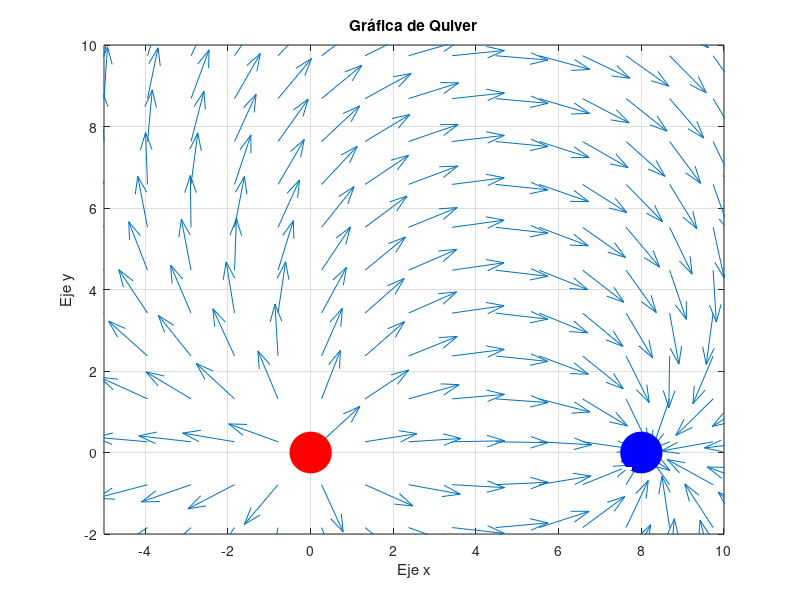

The MATLAB source for this figure:
clc; clear; close all

%Inicializamos Variables y Constantes
ke = 8.9876 * 10 ^9;
Q1 = 10; % Input
Q2 = -10; % Input

Q1_d = 1; % Diametro
Q2_d = 1; % Diametro

Q1x = 0; % Posicion Input
Q1y = 0; % Posicion Input
Q2x = 8; % Posicion Input
Q2y = 0; % Posicion Input

R = Q2x - Q1x;

figure("name","Quiver")
x = linspace(-5,15,20);
y = linspace(-5,15,20);
%[x,y] = meshgrid(-5:1:15, -5:1:15);
[x,y] = meshgrid(x, y);

r1x = x - Q1x; % elemento î del vector de Q1 hasta el punto
r1y = y - Q1y; % elemento j del vector de Q1 hasta el punto
r2x = x - Q2x; % elemento î del vector de Q2 hasta el punto
r2y = y - Q2y; % elemento j del vector de Q2 hasta el punto

Ex = ke .* ( ( (Q1 .* r1x) ./ sqrt(r1x.^2 + r1y.^2).^2 ) + ( (Q2 .* r2x) ./ sqrt(r2x.^2 + r2y.^2).^2 ) );
Ey = ke .* ( ( (Q1 .* r1y) ./ sqrt(r1x.^2 + r1y.^2).^2 ) + ( (Q2 .* r2y) ./ sqrt(r2x.^2 + r2y.^2).^2 ) );

E = sqrt( Ex.^2 + Ey.^2 );

u = Ex./E;
v = Ey./E;

axis equal
quiver(x,y,u,v)%,'AutoScaleFactor',0.8)
hold on
grid on
title("Gráfica de Quiver")
xlabel("Eje x")
ylabel("Eje y")

rectangle('Position',[(Q1x-(Q1_d/2)) (Q1y-(Q1_d/2)) Q1_d Q1_d],'Curvature',[1,1],'FaceColor',[1 0 0],'EdgeColor',[1 0 0]);
rectangle('Position',[(Q2x-(Q2_d/2)) (Q2y-(Q2_d/2)) Q2_d Q2_d],'Curvature',[1,1],'FaceColor',[0 0 1],'EdgeColor',[0 0 1]);
text((Q2x-(Q2_d/2)),(Q2y-(Q2_d/2)),'-','Color','white','FontSize', 30);
axis([-5 10 -2 10]);